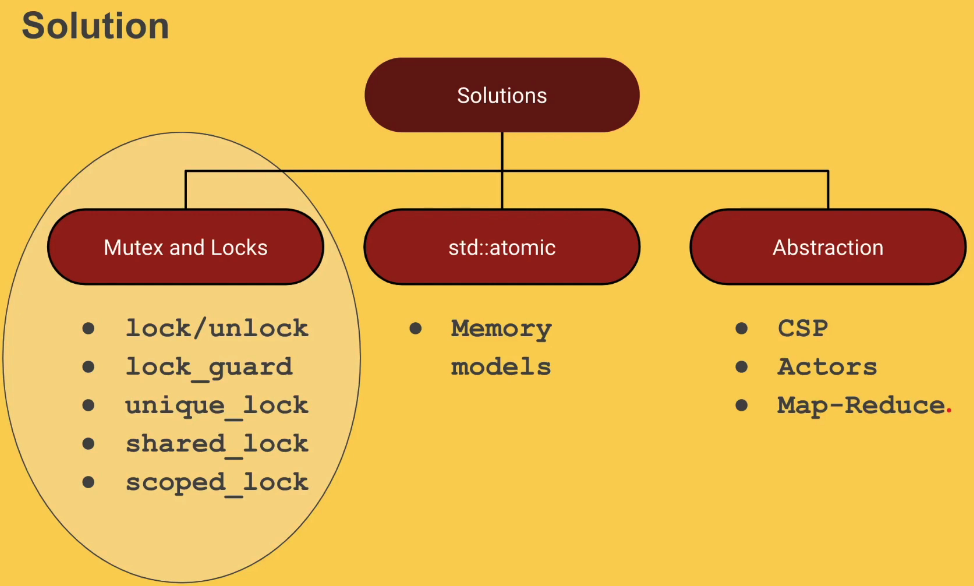
//> input picture img-gray/thread.png, 974 x 586 px
$ ./main   (built with g++ and OpenCV 4)
//> lines starting //> are read from the running program, lines starting //| are printed output that depends on the picture
#include <iostream>
#include <opencv2/opencv.hpp>
using namespace std;
using namespace cv;
int main()
{
    Mat img = imread("../thread.png", IMREAD_GRAYSCALE);
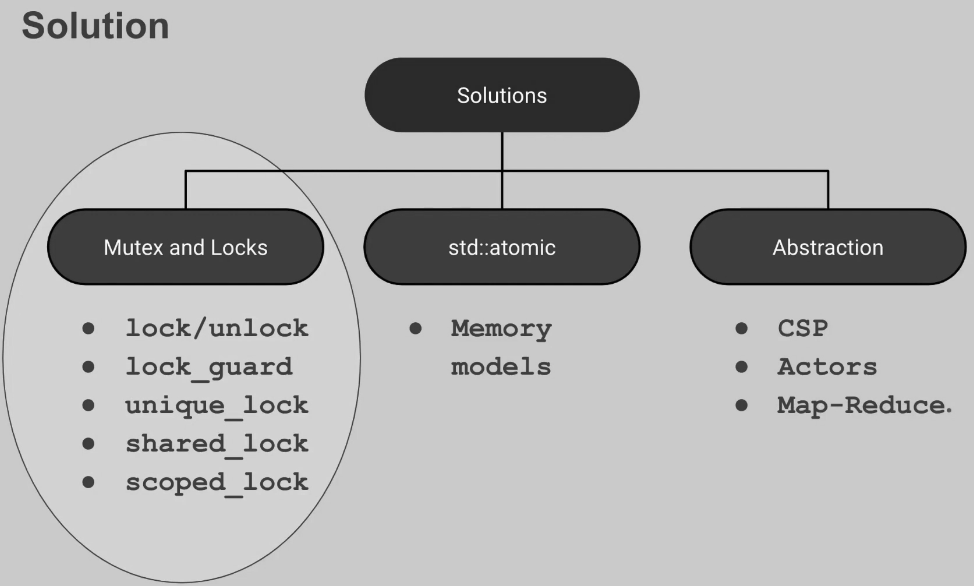
//> img: 586 rows x 974 cols, CV_8UC1; min 0, max 254, mean 179.4
    Mat outImg(img.rows, img.cols, CV_8UC1);
    cout << img.rows;
//| 586
    for (int i = 0; i < img.rows; i++)
    {
        for (int j = 0; j < img.cols; j++)
        {
            outImg.at<uchar>(i, j) = 255 - img.at<uchar>(i, j);
        }
    }
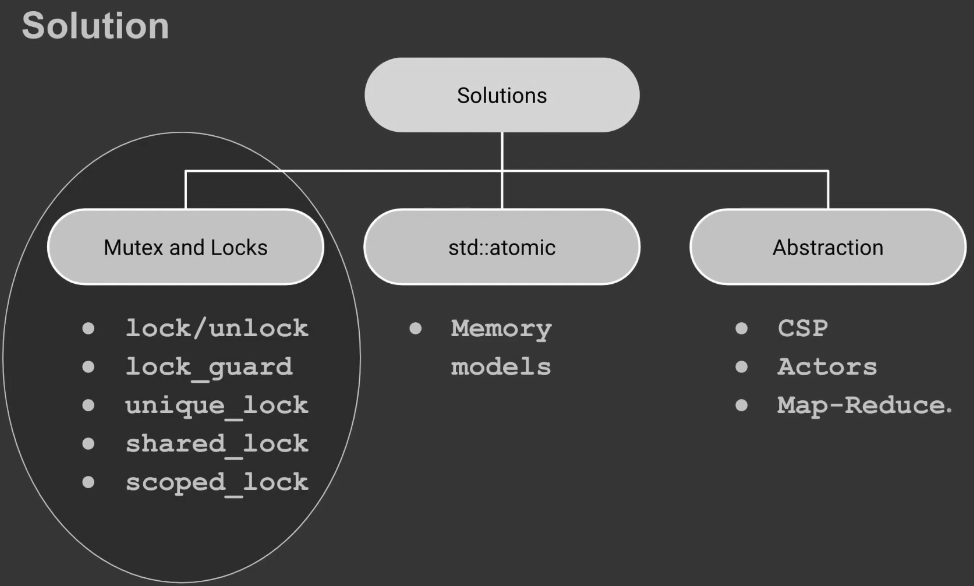
//> outImg: 586 rows x 974 cols, CV_8UC1; min 1, max 255, mean 75.6
    imshow("input image", img);
    imshow("output image", outImg);
    waitKey(0);
    return 0;
}
